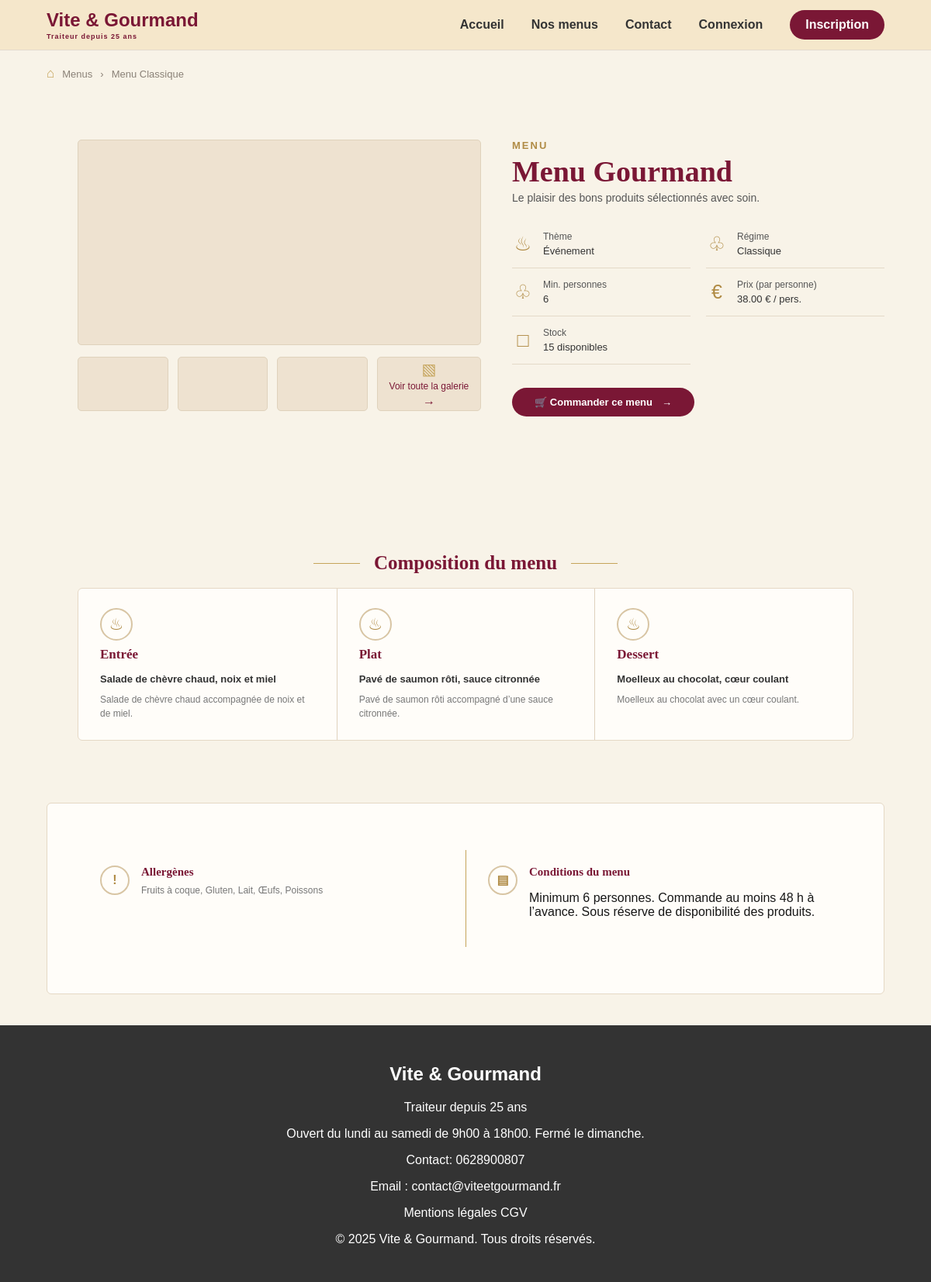
The page /View/Html/menu_details.php?id_menu=2 on the database its author committed.
### tables this page shows
CREATE TABLE Menu (
    id_menu INT PRIMARY KEY AUTO_INCREMENT,
    titre VARCHAR(100) NOT NULL,
    description TEXT NOT NULL,
    nombre_personnes_min INT NOT NULL,
    prix_par_personne DECIMAL(10,2) NOT NULL,
    conditions TEXT NOT NULL,
    stock_disponible INT NOT NULL,
    id_regime INT NOT NULL,
    id_theme INT NOT NULL,

    FOREIGN KEY (id_regime)
        REFERENCES Regime(id_regime)
        ON DELETE RESTRICT
        ON UPDATE CASCADE,

    FOREIGN KEY (id_theme)
        REFERENCES Theme(id_theme)
        ON DELETE RESTRICT
        ON UPDATE CASCADE
);

CREATE TABLE Theme (
    id_theme INT PRIMARY KEY AUTO_INCREMENT,
    libelle VARCHAR(100) NOT NULL UNIQUE
);

CREATE TABLE Regime (
    id_regime INT PRIMARY KEY AUTO_INCREMENT,
    libelle VARCHAR(100) NOT NULL UNIQUE
);

CREATE TABLE Plat (
    id_plat INT PRIMARY KEY AUTO_INCREMENT,
    titre VARCHAR(100) NOT NULL,
    description TEXT NOT NULL,
    type_plat VARCHAR(20) NOT NULL
);

### entity/Menu.php (called while the page is built, shortened)
<?php
class Menu
{
    private $titre;
    private $description;
    private $nombre_personnes_min;
    private $prix_par_personne;
    private $conditions;
    private $stock_disponible;
    public function __construct(
    $id_menu = null,
    $titre = null,
    $description = null,
    $nombre_personnes_min = null,
    $prix_par_personne = null,
    $conditions = null,
    $stock_disponible = null,
    $id_regime = null,
    $id_theme = null
) {
    $this->titre = $titre;
    $this->description = $description;
    $this->nombre_personnes_min = $nombre_personnes_min;
    $this->prix_par_personne = $prix_par_personne;
    $this->conditions = $conditions;
    $this->stock_disponible = $stock_disponible;
}
public function getTitre()
{
    return $this->titre;
}
public function getDescription()
{
    return $this->description;
}
public function getNombrePersonnesMin()
{
    return $this->nombre_personnes_min;
}
public function getPrixParPersonne()
{
    return $this->prix_par_personne;
}
public function getConditions()
{
    return $this->conditions;
}
public function getStockDisponible()
{
    return $this->stock_disponible;
}
}

### View/Html/menu_details.php (the view, shortened to what this page needs)
<?php
require_once 'includes/header.php';
require_once '../../config/database.php';
require_once '../../entity/Menu.php';
$requete = $pdo->prepare("
    SELECT
        Menu.*,
        Theme.libelle AS theme,
        Regime.libelle AS regime
    FROM Menu
    INNER JOIN Theme ON Menu.id_theme = Theme.id_theme
    INNER JOIN Regime ON Menu.id_regime = Regime.id_regime
    WHERE Menu.id_menu = :id_menu
");
$requete->execute([
    'id_menu' => $id_menu
]);
$donnees = $requete->fetch();
$menu = new Menu(
    $donnees['id_menu'],
    $donnees['titre'],
    $donnees['description'],
    $donnees['nombre_personnes_min'],
    $donnees['prix_par_personne'],
    $donnees['conditions'],
    $donnees['stock_disponible'],
    $donnees['id_regime'],
    $donnees['id_theme']
);
$requetePlats = $pdo->prepare("
    SELECT Plat.*
    FROM MenuPlat
    INNER JOIN Plat ON MenuPlat.id_plat = Plat.id_plat
    WHERE MenuPlat.id_menu = :id_menu
    ORDER BY FIELD(Plat.type_plat, 'Entrée', 'Plat', 'Dessert')
");
$requetePlats->execute([
    'id_menu' => $id_menu
]);
$plats = $requetePlats->fetchAll();
$requeteAllergenes = $pdo->prepare("
    SELECT DISTINCT Allergene.libelle
    FROM MenuPlat
    INNER JOIN Plat
        ON MenuPlat.id_plat = Plat.id_plat
    INNER JOIN PlatAllergene
        ON Plat.id_plat = PlatAllergene.id_plat
    INNER JOIN Allergene
        ON PlatAllergene.id_allergene = Allergene.id_allergene
    WHERE MenuPlat.id_menu = :id_menu
    ORDER BY Allergene.libelle
");
$requeteAllergenes->execute([
    'id_menu' => $id_menu
]);
$allergenes = $requeteAllergenes->fetchAll();
?>
<main class="page-menu-details">
    <div class="fil-ariane">
        <span>⌂</span>
        <span>Menus</span>
        <span>›</span>
        <span>Menu Classique</span>
    </div>
    <section class="menu-details-principal">
        <div class="menu-details-galerie">
            <div class="menu-image-principale">
            </div>
            <div class="menu-galerie-vignettes">
                <div class="menu-vignette">
                </div>
                <div class="menu-vignette">
                </div>
                <div class="menu-vignette">
                </div>
                <div class="menu-galerie-lien">
                    <span>▧</span>
                    <span>Voir toute la galerie</span>
                    <strong>→</strong>
                </div>
            </div>
        </div>
        <div class="menu-details-contenu">
            <p class="menu-details-label">MENU</p>
            <h1><?= $menu->getTitre(); ?></h1>
            <p class="menu-details-description">
                <?= $menu->getDescription()
                ?>
            </p>
            <div class="menu-details-informations">
                <div class="menu-info-item">
                    <span class="menu-info-icone">♨</span>
                    <div>
                        <span>Thème</span>
                        <strong><?= $donnees['theme']; ?></strong>
                    </div>
                </div>
                <div class="menu-info-item">
                    <span class="menu-info-icone">♧</span>
                    <div>
                        <span>Régime</span>
                        <strong><?= $donnees['regime']; ?></strong>
                    </div>
                </div>
                <div class="menu-info-item">
                    <span class="menu-info-icone">♧</span>
                    <div>
                        <span>Min. personnes</span>
                        <strong><?= $menu->getNombrePersonnesMin(); ?></strong>
                    </div>
                </div>
                <div class="menu-info-item">
                    <span class="menu-info-icone">€</span>
                    <div>
                        <span>Prix (par personne)</span>
                        <strong><?= $menu->getPrixParPersonne(); ?> € / pers.</strong>
                    </div>
                </div>
                <div class="menu-info-item">
                    <span class="menu-info-icone">□</span>
                    <div>
                        <span>Stock</span>
                        <strong><?= $menu->getStockDisponible(); ?> disponibles</strong>
                    </div>
                </div>
            </div>
            <div class="menu-details-action">
                <a href="#" class="bouton">
                    🛒 Commander ce menu
                    <span>→</span>
                </a>
            </div>
        </div>
    </section>
    <section class="menu-composition">
        <div class="menu-section-titre">
            <span></span>
            <h2>Composition du menu</h2>
            <span></span>
        </div>
        <div class="menu-plats">
            <?php foreach ($plats as $plat) : ?>
                <article class="menu-plat">
                    <div class="menu-plat-icone">
                        ♨
                    </div>
                    <h3><?= htmlspecialchars($plat['type_plat']); ?></h3>
                    <h4>
                        <?= htmlspecialchars($plat['titre']); ?>
                    </h4>
                    <p>
                        <?= htmlspecialchars($plat['description']); ?>
                    </p>
                </article>
            <?php endforeach; ?>
        </div>
    </section>
    <section class="menu-details-bas">
        <div class="menu-allergenes">
            <div class="menu-bas-icone">
                !
            </div>
            <div>
                <h3>Allergènes</h3>
                <p>
                    <?php foreach ($allergenes as $index => $allergene) : ?>
                        <?= htmlspecialchars($allergene['libelle']); ?><?= $index < count($allergenes) - 1 ? ', ' : ''; ?>
                    <?php endforeach; ?>
                </p>
            </div>
        </div>
        <div class="menu-conditions">
            <div class="menu-bas-icone">
                ▤
            </div>
            <div>
                <h3>Conditions du menu</h3>
                <p><?= $menu->getConditions(); ?></p>
            </div>
        </div>
    </section>
</main>
<?php require_once 'includes/footer.php'; ?>

### rows shown on the page
menu: titre "Menu Gourmand", description "Le plaisir des bons produits sélectionnés avec soin.", id_theme.libelle "Événement", id_regime.libelle "Classique", nombre_personnes_min "6", prix_par_personne "38.00", stock_disponible "15", conditions "Minimum 6 personnes. Commande au moins 48 h à l’avance. Sous réserve de disponibilité des produits."
plat: type_plat "Entrée", titre "Salade de chèvre chaud, noix et miel", description "Salade de chèvre chaud accompagnée de noix et de miel."
plat: type_plat "Plat", titre "Pavé de saumon rôti, sauce citronnée", description "Pavé de saumon rôti accompagné d’une sauce citronnée."
plat: type_plat "Dessert", titre "Moelleux au chocolat, cœur coulant", description "Moelleux au chocolat avec un cœur coulant."

### other values the page prints
$allergene['libelle'] "Fruits à coque"
$allergene['libelle'] "Gluten"
$allergene['libelle'] "Lait"
$allergene['libelle'] "Œufs"
$allergene['libelle'] "Poissons"
